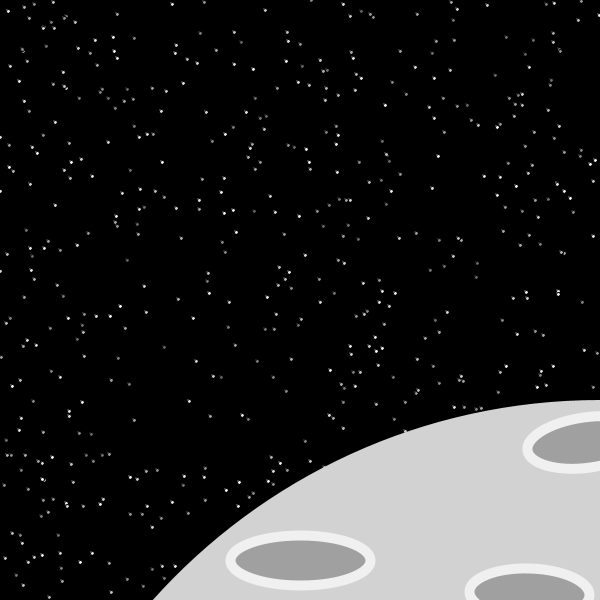
Frame 1 (no input)
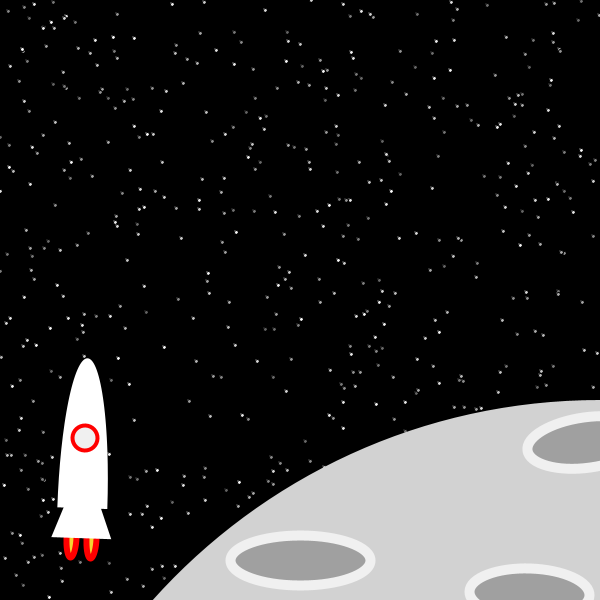
Frame 60 (the mouse pressed at the canvas centre just before this capture)
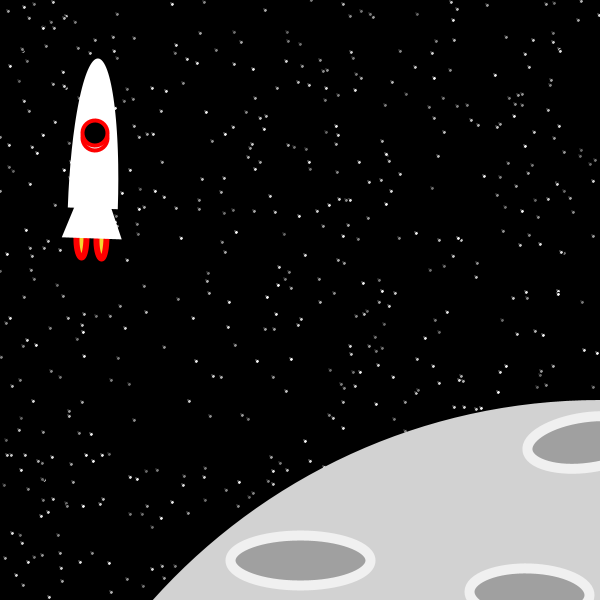
Frame 120 (the mouse held since frame 60 and released just before this capture)

The Processing sketch that drew these frames (run headless with seeded random() and noise(); from frame 60 on, the mouse is pressed at the canvas centre):

// Processing sketch: processing_120672
// ── processing_120672.pde

int x = 400; // set central point on x axis Glen is built around this variable
int y = 480; // set central point on y axis Glen is built around this variable
float r = 0.0; //scaling point for Glen
int rocketX = 100;  //starting x position for rocket
int rocketY = 800; //starting y position for rocket
int rocketX1 = 100; //starting x position for static rocket before exit 
int rocketY1 = 195; //starting y position for static rocket before exit 
int phase = 0;  //starting phase for draw()
int speed = 10; //speed of Glen on Moon
boolean button = false;  //boolean for button colour on mouse press

 

 
// set how many, colour and size of background stars
int[] starX = new int[600];
int[] starY = new int[600];
color[] starColor = new color[600];
int starSize = 4; // the size of stars

 
 
void setup() {
  size(600,600);//declare size of display window
  background(0);//black background
  smooth();//make it smooth
 
  // create the star locations
  // For loop selecting random positions and colours of stars
  for (int i = 0; i < starX.length; i++) {
    starX[i] =(int)random(width);
    starY[i] = (int)random(height);
    starColor[i] = color((int)random(100,255));
  }
}
 
void draw() {
    drawStars();//call code to draw stars
    drawMoon();//call code to draw moon
    drawRocket();//call code to call rocket arriving
    // Phase 1 - Rocket is stationary
    // Phase 2 - Glen has been returned to the rocket and sketch is 
    //           redrawn without Glen
    // Phase 3 - Rocket ready to exit
    if (phase == 1) {
      drawGlen();
    } else if (phase == 2) {
        drawStars();
        drawMoon();
        drawRocketStatic();
        phase = 3;
    } else if (phase == 3) {
        drawStars();
        drawMoon();
        drawRocketExit();
    }        
}
 
//code to draw stars
void drawStars() {
 
  stroke(0); //stroke is black
  strokeWeight(1); //fine stroke
  for (int i = 0; i < starX.length; i++) { //expand star size
    fill(random(50,255)); // makes them appear to be twinkling by assigning a random grey to white colour
    if (random(10) < 1) { //vary the colour if the random colour gets too dark
      starColor[i] = (int)random(100,255);//random integer constrained to 100 to 255 for star colour
    }
    fill(starColor[i]);//fill stars with random colours constrained to 100 to 255
    ellipse(starX[i], starY[i], starSize, starSize);//draw stars
  }
}
 
//code to draw moon
void drawMoon() {
  background(0);//black background
  drawStars();//draw the stars
  ellipseMode(CENTER);//set ellipseMode to center
  noStroke();//no stroke required
  fill(210);//fill with light grey
  ellipse(600, 1000, 1200, 1200);//draw the moon
  
  stroke(240);//light grey stroke
  strokeWeight(10);//set strokeWeight to 10
  fill(160);//dark grey craters
  ellipse(300,560,140,50);//draw first crater
 
  rotate(radians(352)); //tilt the first moon crater
  ellipse(520,520,120,50);//draw the second crater
  rotate(radians(10)); //tilt the third moon crater
  ellipse(550,575,120,50); //draw the third crater
}
 

//code to draw rocket arriving
void drawRocket() {
  noStroke();//no stroke required
  fill(255); //white fill for rocket
  arc(rocketX,rocketY,50,300,-PI,0);//draw an arc for the rocket
  stroke(255,0,0);//red fill for flames
  strokeWeight(6); //strokeWeight set to 6
  fill(245,213,49);//yellow fill for flames
  ellipse(rocketX-10, rocketY+30, 10, 40);//draw flames
  ellipse(rocketX+10, rocketY+30, 10, 40);//draw flames
  noStroke();//set noStroke
  fill(255);//set fill to white for tail of rocket
  triangle(rocketX,rocketY-50,rocketX+30,rocketY+30,rocketX-30,rocketY+30);  //draw tail of rocket
  stroke(255,0,0);//set red fill for door of rocket
  strokeWeight(4);//set strokeWeight to 4
  fill(240); //set grey fill
  ellipse(rocketX,rocketY-70, 25,25);//draw door of rocket

  
  rocketY = constrain(rocketY,200,800);//rocketY variable is constrained to 800 to 200 to stop rocket at appropriate position
  rocketY -= 5;  //speed of rocket arriving
  if (rocketY == 200) {
  phase = 1;  //change phase to 1 to indicate Glen can now leave rocket
  } 
}
//draw static rocket with closed door - called when Glen is returned to the rocket
void drawRocketStatic() {
  noStroke();  //set noStroke
  fill(255);//set fill colour to white
  arc(rocketX1,rocketY1,50,300,-PI,0);//draw an arc for the rocket
  stroke(255,0,0);//set red stroke
  strokeWeight(6);//set strokeWeight to 6
  fill(245,213,49);//yellow for flames
  ellipse(rocketX1-10, rocketY1+30, 10, 40);//draw flame 1
  ellipse(rocketX1+10, rocketY1+30, 10, 40);//draw flame 2
  noStroke();//set no stroke
  fill(255);//set fill colour back to white
  triangle(rocketX1,rocketY1-50,rocketX1+30,rocketY1+30,rocketX1-30,rocketY1+30);//draw rocket tail
  stroke(255,0,0);//set fill colour to red again
  strokeWeight(4);//set strokeweight to 4
  fill(240);//fill with grey - thereby closing door
  ellipse(rocketX1,rocketY1-70, 25,25); //draw door of rocket
}
//draw rocket leaving the display window
void drawRocketExit() {
  noStroke();//set no stroke
  fill(255);//set fill colour to white
  arc(rocketX1,rocketY1,50,300,-PI,0);//draw an arc for the rocket
  stroke(255,0,0);//set stroke colour to red for flames
  strokeWeight(6); //set stroke weight to 6
  fill(245,213,49);//fill colour is yellow for flames
  ellipse(rocketX1-10, rocketY1+30, 10, 85);//flame 1 - increased in size on the y axis
  ellipse(rocketX1+10, rocketY1+30, 10, 85);//flame 2 - increased in size on the y axis
  ellipse(rocketX1-5, rocketY1+30, 10, 85);//flame 3 - increased in size on the y axis
  ellipse(rocketX1+5, rocketY1+30, 10, 85);//flame 4 - increased in size on the y axis
  noStroke();//set no stroke
  fill(255);//set fill colour to white
  triangle(rocketX1,rocketY1-50,rocketX1+30,rocketY1+30,rocketX1-30,rocketY1+30);//draw rocket tail
  stroke(255,0,0);//set stroke to red
  strokeWeight(4);//set stroke weight to 4
  fill(240);//fill with light grey
  ellipse(rocketX1,rocketY1-70, 25,25); //draw door of rocket
  
  rocketY1 -= 12;  //speed of rocket exiting

} 
  
void drawGlen() {
  
  //rocket door
  stroke(255,0,0);//set stroke colour to red
  strokeWeight(4);//set stroke weight to 4
  fill(0);//set fill colour to black to open door of rocket
  ellipse(rocketX,rocketY-70, 25,25);//draw the door of the rocket
  
  //position Glen
  translate(80,100);//position that Glen will arrive from
  scale(r);//scaling variable for Glen
  
  //tether
  stroke(255);//set stroke to white
  strokeWeight(4);//set stroke weight to 4
  line(50,80,x,y); //draw tether attached to Glen at x and y
  
  //helmet
  strokeWeight(4);//reduce the strokeWeight
  stroke(230);//make the stroke light grey
  fill(230);//make fill colour light grey
  ellipseMode(CENTER);//change ellipse mode to CENTER
  arc(x,y,210,340,-PI,0);//draw an arc for the helmet
 
  //inside helmet
  stroke(229,249,252);//change stroke colour to light blue
  fill(242,227,208);//change fill colour to skin colour
  ellipse(x,y-80,150,100);//draw the ellipse for the inside of the helmet
 
  //eyes
  stroke(255);//change stroke colour to white
  strokeWeight(2);//reduce strokeWeight
  fill(255);//change fill colour to white
  ellipse(x-30,y-100,40,40);//left eye
  ellipse(x+30,y-100,40,40);//right eye
  stroke(0);//change stroke colour to black
  fill(0);//change fill colour to black
  ellipse(x-30,y-100,3,3);//left pupil
  ellipse(x+30,y-100,3,3);//right pupil
 
  //mouth
  strokeWeight(3);//increase strokeWeight
  fill(242,227,208);//fill with skin colour
  bezier(x-40,y-50,x-20,y-35,x+20,y-35,x+40,y-50);//curve of mouth
 
  //body
  stroke(255);//change stroke colour to white
  fill(255);//fill with white
  quad(x-80,y,x+80,y,x+120,y+120,x-120,y+120);//quad for body
 
  //trousers
  stroke(230);//change stroke colour to light grey
  fill(230);//change fill colour to light grey
  quad(x-119,y+121,x+119,y+121,x+80,y+162,x-80,y+162);//quad for trousers
 
  //pocket
  fill(60,115,206);//change fill colour to blue
  stroke(60,115,206);//change stroke colour to blue
  rectMode(CENTER);//update rectMode to CENTER
  rect(x+30,y+60,80,80);//rectangular pocket
 
  //buttons 
   if (mousePressed) {
    button = true; 
  } else {
    button = false;
  } 
  if (button) {  
  fill(13,244,250);
  stroke(13,244,250);
  ellipse(x-50,y+30,20,20);//change colour of top button to bright blue
  ellipse(x-55,y+70,20,20);//change colour of bottom button to bright blue  
} else {
  fill(60,115,206); 
  ellipse(x-50,y+30,20,20);//draw top button in blue
  ellipse(x-55,y+70,20,20);//draw top button in blue   
}
  //shoes
  stroke(255);//change stroke colour to white
  fill(255);//change fill colour to white
  arc(x+60,y+172,120,60,-PI,0);//arc for left shoe
  arc(x-60,y+172,120,60,-PI,0);//arc for right shoe
 
  //arms
  stroke(230);//change stroke colour to light grey
  fill(230);//change fill colour to light grey
  quad(x-156,y+30,x-82,y+3,x-97,y+43,x-156,y+70); //right arm
  quad(x+82,y+3,x+156,y+30,x+156,y+70,x+97,y+43); //left arm
 
  //hands
  stroke(255);//change stroke colour to white
  fill(255);//change fill colour to white
  ellipse(x-156,y+50,40,45);//right hand
  ellipse(x+156,y+50,40,45);//left hand
  stroke(230);//change stroke colour to light grey
  fill(230);//change fill colour to light grey
  ellipse(x-156,y+35,15,10);//right thumb
  ellipse(x+156,y+35,15,10);//left thumb
 
  //badge on pocket
  stroke(255);//change stroke colour to white
  fill(255);//change fill colour to white
  rect(x+55,y+35,20,20);//white rectangle
  stroke(60,115,206);//change the stroke colour to blue
  fill(60,115,206);//change the fill colour to blue
  strokeWeight(1);//reduce strokeWeight
  ellipse(x+55,y+35,17,17);//blue circle inside badge
  stroke(206,40,53);//change stroke colour to red
  strokeWeight(2);//increase the strokeWeight
  line(x+45,y+35,x+65,y+30);//red line in badge
  line(x+65,y+30,x+48,y+45);//red line in badge
  strokeWeight(1);//change stroke width to one
  stroke(255);//change stroke colour to white
  noFill();//set no filler colour
  ellipse(x+55,y+35,8,14); //white oval with no filler
  
  r = constrain(r,0.06,0.66);//from the rocket to the moon - constrained
  r += 0.01;//rate at which Glen will travel to the moon
}
  
  //left and right arrow keys to move Glen sideways and back to the rocket
void keyPressed() {
 
  if (key == CODED) {
    if (keyCode == LEFT) { //left arrow key
    if(x > 350)  //stops at left hand side of sketch window
      x = x-speed;//speed that Glen will walk on moon
    } else if (keyCode == RIGHT) //right arrow key
    if(x < 600) //stops at right of moon
      x = x+speed;//speed that Glen will walk on moon
       }     
        if (keyCode == UP) { //up arrow key
     r = constrain(r,0.06,0.66);  //constrain the upward movement of Glen
     r -= 0.02;  //speed at which Glen will diminish in size
     if (r <= 0.04) {  //when Glen reaches the rocket
       phase = 2;      //change the phase to 2
     }   
  }
}
